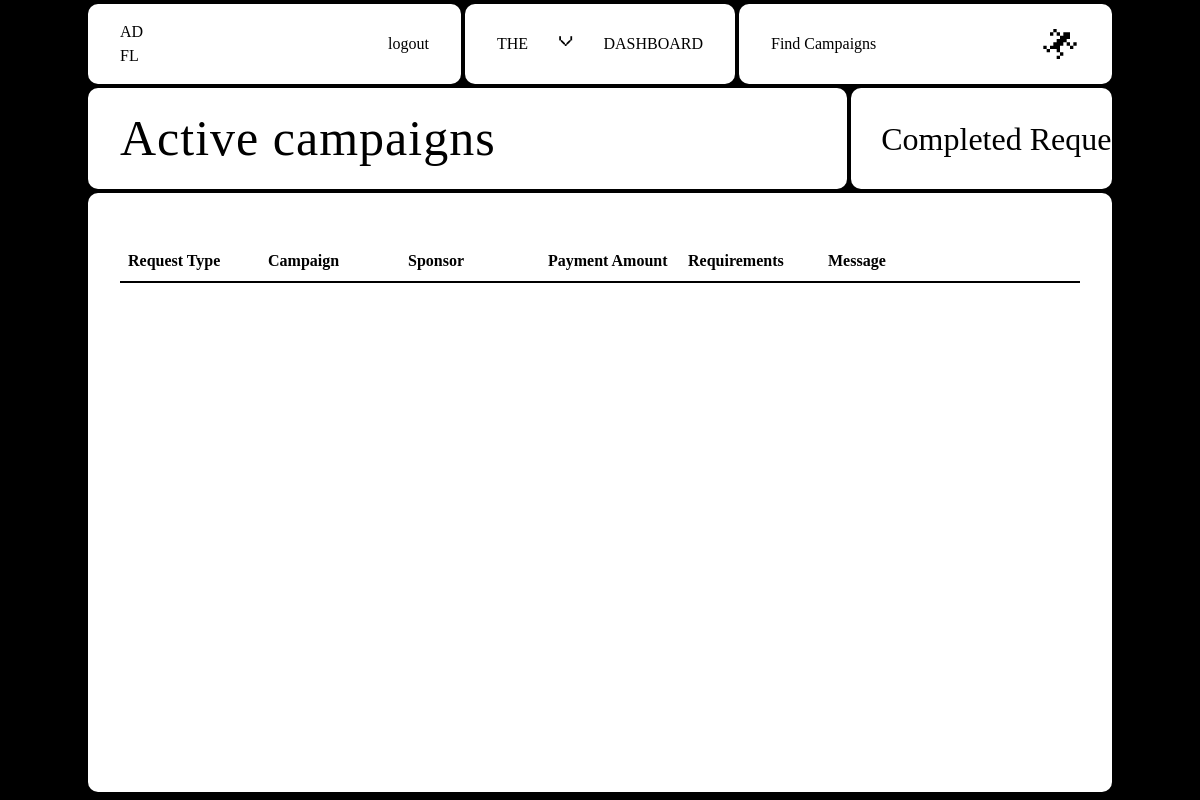
/influencer/activeCampaigns (signed in), run on an earlier commit of the app's database.
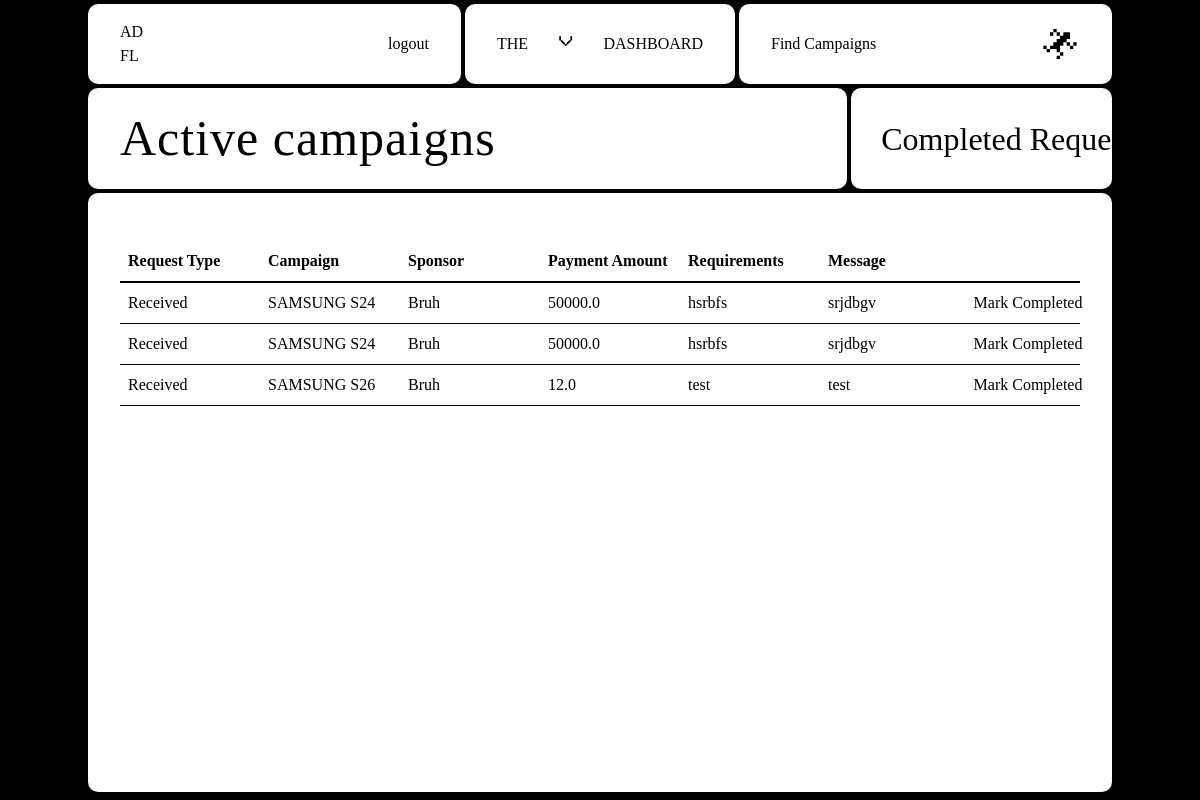
And on a later commit of the database.
### Adfluence/models.py (models this page shows)
class Campaign(db.Model):
    id = db.Column(db.Integer, primary_key=True)
    name = db.Column(db.String(140), nullable=False)
    description = db.Column(db.Text, nullable=False)
    start_date = db.Column(db.Date, nullable=False)
    end_date = db.Column(db.Date, nullable=False)
    budget = db.Column(db.Integer, nullable=False)
    visibility = db.Column(db.String(10), nullable=False)  # 'public' or 'private'
    goals = db.Column(db.Text, nullable=False)
    niche = db.Column(db.String(100), nullable=False)
    status = db.Column(db.String(100), nullable=False, default="Incomplete")
    flagged = db.Column(db.Boolean, default=False)
    user_id = db.Column(db.Integer, db.ForeignKey("user.id"), nullable=False)
    ad_requests = db.relationship("AdRequest", backref="campaign", lazy=True)
    campaign_requests = db.relationship(
        "campaignRequest", backref="campaign", lazy=True
    )

class User(db.Model, UserMixin):
    id = db.Column(db.Integer, primary_key=True)
    email = db.Column(db.String(150), unique=True)
    password = db.Column(db.String(150))
    name = db.Column(db.String(150))
    role = db.Column(db.String(20), nullable=True)
    niche = db.Column(db.String(100), nullable=True)
    influencers = relationship("Influencer", backref="user", lazy=True)

class AdRequest(db.Model):
    id = db.Column(db.Integer, primary_key=True)
    campaign_id = db.Column(db.Integer, db.ForeignKey("campaign.id"), nullable=False)
    influencer_id = db.Column(db.Integer, db.ForeignKey("influencer.id"))
    messages = db.Column(db.Text)
    requirements = db.Column(db.Text, nullable=False)
    payment_amount = db.Column(db.Float, nullable=False)
    status = db.Column(db.String(20), nullable=False, default="Pending")
    completed = db.Column(db.Boolean, default=False)
    completion_confirmed = db.Column(db.Boolean, default=False)
    payment_done = db.Column(db.Boolean, default=False)
    rating_done = db.Column(db.Boolean, default=False)

### Adfluence/influencer.py (the view, shortened to what this page needs)
@influencer.route("/activeCampaigns", methods=["GET"])
@role_required("Influencer")
@login_required
def activeCampaigns():
    influencers = current_user.influencers
    influencer = influencers[0] if influencers else None
    ad_requests = AdRequest.query.filter_by(
        influencer_id=influencer.id, completed=False
    ).all()
    ad_requests_with_details = []
    for ad_request in ad_requests:
        campaign = Campaign.query.get(ad_request.campaign_id)
        user = User.query.get(campaign.user_id)
        ad_requests_with_details.append(
            {
                "request": ad_request,
                "campaign_name": campaign.name,
                "user_name": user.name,
                "request_type": "Received",
            }
        )
    campaign_requests = campaignRequest.query.filter_by(
        influencer_id=influencer.id, completed=False
    ).all()
    campaign_requests_with_details = []
    return render_template(
        "Influencer/activeCampaigns.html",
        user=current_user,
        influencer=influencer,
        ad_requests=ad_requests_with_details,
        campaign_requests=campaign_requests_with_details,
    )

### Adfluence/auth.py (called while the page is built)
def role_required(role):
    def decorator(f):
        @wraps(f)
        def decorated_function(*args, **kwargs):
            if current_user.role != role:
                abort(403)
            return f(*args, **kwargs)
        return decorated_function
    return decorator

### Adfluence/templates/Influencer/activeCampaigns.html (shortened to what this page needs)
{% extends "base.html" %} {% block head %}
<link
  rel="stylesheet"
  href="{{ url_for('static', filename='src/influencer_css/active_campaigns.css') }}"
/>
{% endblock %} {% block content %}
<div class="container">
  <nav>
    <div class="nav-1">
      <a href="{{ url_for('influencer.dashboard') }}" class="logo view">
        AD <br />
        FL
      </a>
      <a href="{{ url_for('views.logout') }}" class="view">logout</a>
    </div>
    <div class="nav-2">
      <p class="menu-button">the</p>
      <p class="x">v</p>
      <p class="menu-button">dashboard</p>
    </div>
    <div class="nav-3">
      <a href="{{ url_for('influencer.viewCampaigns') }}" class="view"
        >Find Campaigns</a
      >
      <p>
      </p>
    </div>
  </nav>
  <div class="content-wrapper">
    <div class="header-wrapper">
      <div class="header-1">
        <h1>Active campaigns</h1>
      </div>
      <div class="header-2">
        <div class="marquee">
          <span>
            <a href="{{ url_for('influencer.view_completed_requests')}}">
              Completed Requests &nbsp; Completed Requests &nbsp; Completed
              Requests &nbsp; Completed Requests &nbsp; Completed Requests
              &nbsp; Completed Requests &nbsp; Completed Requests &nbsp;
              Completed Requests &nbsp; Completed Requests &nbsp; Completed
              Requests &nbsp; Completed Requests &nbsp; Completed Requests
              &nbsp; Completed Requests &nbsp;
            </a>
          </span>
        </div>
      </div>
    </div>
    <div class="table-wrapper">
      <table class="first-table">
        <thead>
          <th>Request Type</th>
          <th>Campaign</th>
          <th>Sponsor</th>
          <th>Payment Amount</th>
          <th>Requirements</th>
          <th>Message</th>
          <th class="link"></th>
        </thead>
        <tbody>
          {% for request in ad_requests + campaign_requests %}{% if
          request.request.status == "Accepted" %}
          <tr>
            <td>{{ request.request_type }}</td>
            <td>{{ request.campaign_name }}</td>
            <td>{{ request.user_name }}</td>
            <td>{{ request.request.payment_amount }}</td>
            <td>{{ request.request.requirements }}</td>
            <td>{{ request.request.messages }}</td>
            <td>
              <form
                method="POST"
                action="{{url_for('influencer.mark_completed', ad_request_id=request.request.id)}}"
              >
                <button class="view link" type="submit">Mark Completed</button>
              </form>
            </td>
            {% endif %} {% endfor %}
          </tr>
        </tbody>
      </table>
    </div>
  </div>
</div>
{% endblock %}

What changed in the data, as far as the page shows it:
now on this page (row edited): Campaign: campaign_name "SAMSUNG S24" "SAMSUNG S24"
now on this page (row unchanged): User: user_name "Bruh" "Bruh" "Bruh"
added AdRequest: request.payment_amount "50000.0", request.requirements "hsrbfs", request.messages "srjdbgv"
added AdRequest: request.payment_amount "50000.0", request.requirements "hsrbfs", request.messages "srjdbgv"
added Campaign: campaign_name "SAMSUNG S26"
added AdRequest: request.payment_amount "12.0", request.requirements "test", request.messages "test"
Also different on the page:
new list line: "Received Mark Completed"
